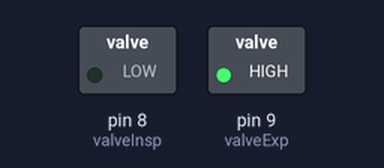
Simulated run of this sketch. Board: Arduino Uno, built with avr-gcc and run on an emulated ATmega328P. On the bench: switched loads named in the sketch (green lamp = pin HIGH). Dashed ring = blinking.

Above: at 0.5 s.
Timing chart, 0 to 4.6 s (numbered marks = the images above):
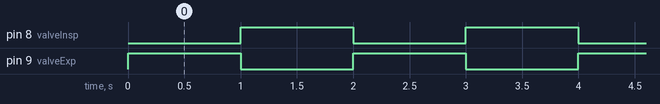

The sketch:

valves.ino
```cpp
#define valveInsp 8
#define valveExp 9

void setup()
{
    pinMode(valveInsp, OUTPUT);
    pinMode(valveExp, OUTPUT);
    digitalWrite(valveInsp, LOW);
    digitalWrite(valveExp, LOW);
}

void loop()
{
    digitalWrite(valveInsp, LOW);
    digitalWrite(valveExp, HIGH);

    delay(1000);

    digitalWrite(valveInsp, HIGH);
    digitalWrite(valveExp, LOW);

    delay(1000);
}
```

Measured:
- by itself, pin 8 (valveInsp), pin 9 (valveExp): alternates HIGH for 1.0 s and LOW for 1.0 s
